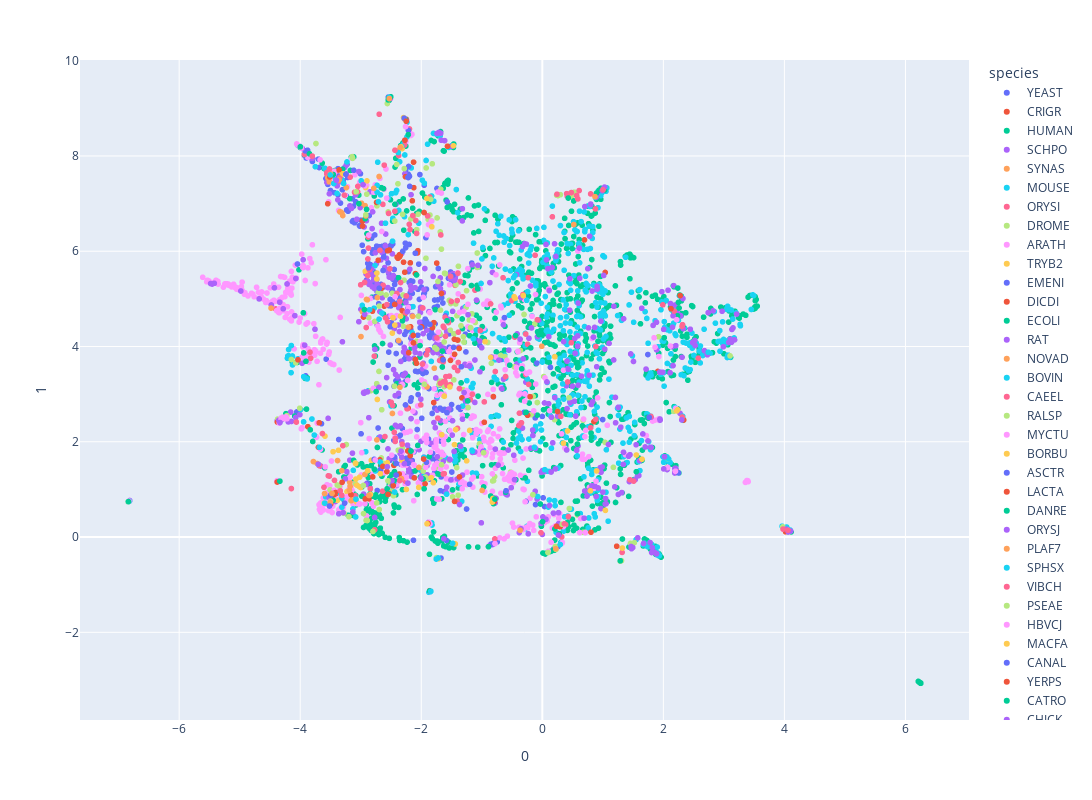

Source (notebook cell):
### Code cell
import umap
reducer = umap.UMAP()
embedding = reducer.fit_transform(features)


fig = px.scatter(
    embedding,
    x=0, y=1,
    color=test_df.species,
    labels={'color': 'species'},
    width=1200, height=800
)
fig.show()
